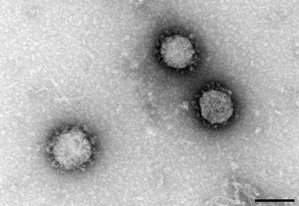
#> input picture 06_Segmentierung/img/SARS_JPG.jpg, 299 x 206 px, shrunk from 850 x 586 before the run
$ jupyter execute --allow-errors 08_Segmentierung.ipynb
#> lines starting #> are read from the running program, lines starting #| are printed output that depends on the picture; after the words box and inside, x2 and y2 are one past the last pixel; in counts of white or black regions, pixels touching at a corner belong together
# Segmentierung
## Segmentierung mit globalem Schwellwert

[cell 1]
import cv2 as cv
from matplotlib import pyplot as plt
import numpy as np
import ipywidgets as widgets
from ipywidgets import interact

[cell 2]
img = cv.imread('./img/SARS_JPG.jpg', cv.IMREAD_GRAYSCALE)
#> img is the input picture: shape (206, 299); min 0, max 255, mean 176.6
plt.figure(figsize=(20,10))
plt.title('Original')
plt.imshow(img, cmap='gray')
plt.show()

[cell 3]
histr = cv.calcHist([img],[0],None,[256],[0,256])
#> histr = 256 values, max 1014 at index 200, min 0 at index 251, mean 240.6
plt.plot(histr)
plt.xlim([0,256])
plt.show()
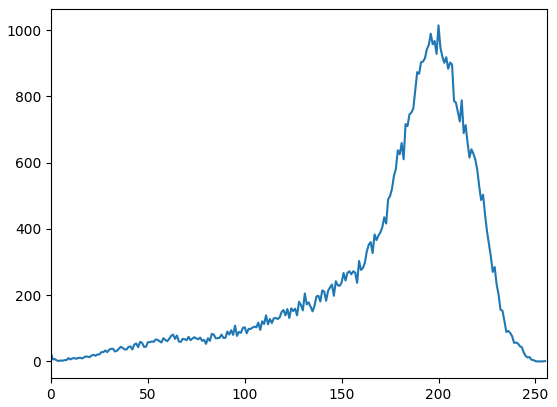
#> figure drawn by matplotlib, 1 panel; curve peaks at x = 200, y = 1014

[cell 4]
# Schwellwert nach Betrachtung des Histogramms gewählt
thresh = 150
h = len(img[0])
#> h = 299
w = len(img)
#> w = 206
dst = np.zeros_like(img)

# iteriere über Bild und wende Threshold an
for x in range(w):
    for y in range(h):
        if img[x,y] > thresh:
            dst[x,y] = 255
        else:
            dst[x,y] = 0
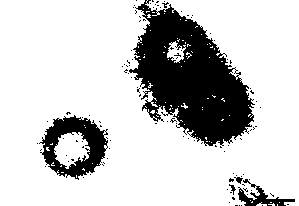
#> dst: shape (206, 299); 79.2% white; 110 black regions (105 under 20 px), largest, box (x1, y1, x2, y2) and area: (129, 0, 255, 146) 9913, (39, 115, 108, 180) 2121, (238, 179, 295, 206) 482, (234, 177, 243, 184) 32, (229, 184, 236, 195) 28

plt.figure(figsize=(20,10))
plt.title('Nach Anwendung des Schwellwerts')
plt.imshow(dst, cmap='gray')
plt.show()

## Aufgabe: Segmentieren Sie folgendes Bild nach seinen Farbwerten

[cell 5]
def histogram(image):
    width = len(image)
    height = len(image[0])

    # Anzahl der Pixel mit jeweiligem Farbwert speichern
    hist_list = [0 for _ in range(256)]
    for width_I in range(width):
        for height_I in range(height):
            value = img[width_I][height_I][0]

            hist_list[value] += 1

    # Prozentualer Anteil der Farbwerte berechnen
    pxSum = width * height
    norm_hist_list = [count / pxSum for count in hist_list]

    return hist_list, norm_hist_list

[cell 6]
img = cv.imread('./img/image001.jpg', -1)
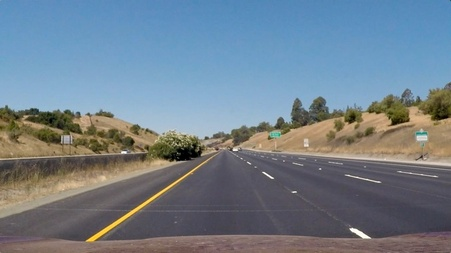
#> input picture 06_Segmentierung/img/image001.jpg, 451 x 253 px, shrunk from 1280 x 720 before the run
#> img is the input picture: shape (253, 451, 3); mean B, G, R 140, 127.8, 113.4
img = cv.cvtColor(img, cv.COLOR_BGR2RGB)
plt.figure(figsize=(20,10))
plt.imshow(img)
plt.show()

# Aufgabe:
# - berechnen Sie die Farbwerte des Bildes
# - lassen Sie sich das Histogramm darstellen
# - entscheiden Sie anhand des Histogramms, wie Sie den Farbraum segmentieren
# - nehmen Sie die Segmentierung vor

img = cv.cvtColor(img, cv.COLOR_RGB2HSV)
#> img: shape (253, 451, 3); mean H, S, V 84.8, 79.7, 152.4

hist, norm_hist = histogram(img)
#> in histogram, `width = len(image)`: width = 253
#> in histogram, `height = len(image[0])`: height = 451
#> after the loop in histogram, `for width_I in range(width):`: hist_list = 256 values, max 29454 at index 104, min 0 at index 47, mean 445.7
#> in histogram, `pxSum = width * height`: pxSum = 114103
#> in histogram, `norm_hist_list = [count / pxSum for count in hist_list]`: norm_hist_list = 256 values, max 0.258 at index 104, min 0 at index 47, mean 0.00391
#> hist has the same summary as hist_list in histogram; norm_hist has the same summary as norm_hist_list in histogram
plt.figure(figsize=(20, 10))
plt.plot(np.arange(0, len(hist)), hist)
plt.show()
#> figure, not shown here; curve peaks at x = 104, y = 29454

thresh1 = 75
thresh2 = 110
thresh3 = 150

for index_x in range(len(img)):
    for index_y in range(len(img[0])):
        value = img[index_x][index_y][0]
        if value <= thresh1:
            img[index_x][index_y][0] = 0
        elif value <= thresh2:
            img[index_x][index_y][0] = 90
        elif value <= thresh3:
            img[index_x][index_y][0] = 180
        else:
            img[index_x][index_y][0] = 255
#> img: shape (253, 451, 3); mean H, S, V 87.6, 79.7, 152.4

plt.figure(figsize=(20,10))
plt.imshow(img)
plt.show()

# Segmentierung mit adaptivem vs. globalem Schwellwert

[cell 7]
img = cv.imread('./img/bp1.jpg', cv.IMREAD_GRAYSCALE)
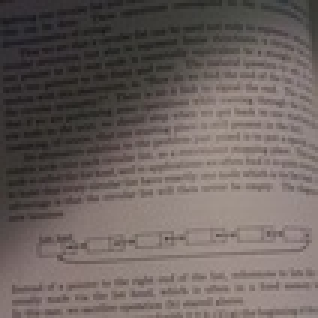
#> input picture 06_Segmentierung/img/bp1.jpg, 106 x 106 px, shrunk from 300 x 300 before the run (shown 3 times larger)
#> img: shape (106, 106); min 25, max 160, mean 100.3
plt.figure(figsize=(20,5))
plt.subplot(1,2,1)
plt.imshow(img, cmap='gray')
plt.subplot(1,2,2)
histr = cv.calcHist([img],[0],None,[256],[0,256])
#> histr = 256 values, max 193 at index 146, min 0 at index 0, mean 43.89
plt.plot(histr)
plt.xlim([0,256])
plt.show()
#> figure, not shown here; panel 2: curve peaks at x = 146, y = 193

## Aufgabe: Wenden Sie den adaptiven Schwellwert an. Welche Unterschiede ergeben sich?

[cell 8]
threshold = 90
# wende globalen Schwellwert an und setze alle Pixelwerte > threshold auf 255
ret, thresh_glob = cv.threshold(img, threshold, 255, cv.THRESH_BINARY)
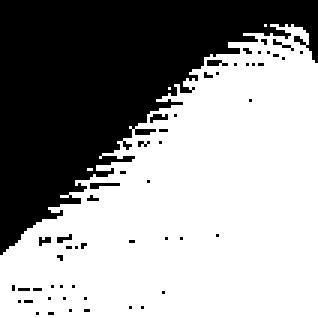
#> thresh_glob: shape (106, 106) (shown 3 times larger); 60.7% white; 54 black regions (53 under 20 px), largest, box (x1, y1, x2, y2) and area: (0, 0, 106, 85) 4272
#> ret = 90

# Nutzen Sie den adaptiven Schwellwert (Mittelwert und Gauß)

[cell 9]
# weiteres Beispiel: Anwendung zur Zellanalyse
img = cv.imread('./img/SARS_JPG.jpg', cv.IMREAD_GRAYSCALE); plt.figure(figsize=(20,10)); plt.title('Original'); plt.imshow(img, cmap='gray'); plt.show()

# Anwendung adapt. Schwellwert
thresh_ada_gauss = cv.adaptiveThreshold(img, 255, cv.ADAPTIVE_THRESH_GAUSSIAN_C,
                                          cv.THRESH_BINARY, 141, 21)
#> thresh_ada_gauss: shape (206, 299); 88.1% white; 205 black regions (197 under 20 px), largest, box (x1, y1, x2, y2) and area: (143, 15, 248, 139) 4311, (37, 116, 108, 180) 2032, (250, 184, 295, 206) 269

plt.figure(figsize=(20,10)); plt.title('Adaptiver Schwellwert'); plt.imshow(thresh_ada_gauss, cmap='gray'); plt.show()

kernel_9 = np.ones((3, 3), 'uint8')
kernel_5 = np.array([[0,1,0],[1,1,1],[0,1,0]], 'uint8')
morph_img = cv.morphologyEx(thresh_ada_gauss, cv.MORPH_CLOSE, kernel_9, iterations=2)
#> morph_img: shape (206, 299); 91.4% white; 6 black regions (2 under 20 px), largest, box (x1, y1, x2, y2) and area: (148, 20, 246, 135) 3555, (43, 118, 104, 171) 1232, (43, 151, 83, 177) 387, (239, 192, 247, 201) 61
morph_img = cv.morphologyEx(morph_img, cv.MORPH_OPEN, kernel_5, iterations=15)
#> morph_img: shape (206, 299); 89.1% white; 4 black regions, box (x1, y1, x2, y2) and area: (148, 20, 246, 135) 4552, (43, 118, 104, 177) 2038, (239, 192, 253, 206) 103, (276, 203, 286, 206) 24
inv_image = cv.bitwise_not(morph_img)

plt.figure(figsize=(20,10)); plt.title('Nach Anwendung morph. Operationen'); plt.imshow(inv_image, cmap='gray'); plt.show()


# Anwendung Blob-Erkennung
blank=np.zeros((1,1))
params = cv.SimpleBlobDetector_Params()
params.filterByArea = True
params.minArea = 20
params.filterByCircularity = False
params.minCircularity = 0.3
detector = cv.SimpleBlobDetector_create(params)
keypoints = detector.detect(morph_img)
#> keypoints = ()
print(keypoints)
blobs = cv.drawKeypoints(morph_img,keypoints,blank,(0,255,255),cv.DRAW_MATCHES_FLAGS_DEFAULT)
#> blobs: shape (206, 299, 3); 89.1% white; 4 black regions

#plt.figure(figsize=(20,10)); plt.title('Nach Blob-Erkennung'); plt.imshow(blobs); plt.show()
# funktioniert nicht

# finde Konturen
contours, hierarchy=cv.findContours(inv_image,cv.RETR_EXTERNAL,cv.CHAIN_APPROX_NONE)
#> contours = 4 contours, 1 with area under 20; largest, box (x1, y1, x2, y2) and area: (148, 20, 246, 135) 5476, (43, 118, 104, 177) 2730, (239, 192, 253, 206) 84
cont = cv.cvtColor(morph_img, cv.COLOR_GRAY2RGB)
cont = cv.drawContours(cont, contours, contourIdx=-1, color=(0,255,0), thickness=2, lineType=cv.LINE_AA, hierarchy=hierarchy)
#> cont: shape (206, 299, 3); mean B, G, R 223.5, 232.8, 223.5
plt.figure(figsize=(20,10)); plt.title('Nach Konturen-Erkennung'); plt.imshow(cont); plt.show()

## Regionsbasierte Segmentierung

[cell 10]
img = cv.imread('./img/image001.jpg', -1)
img = cv.cvtColor(img, cv.COLOR_BGR2RGB)
# wandle Bild in float um, um höhere Genauigkeit = mehr Farbabstufungen zu erhalten
img_float = np.array(img * 1./255, dtype=np.float32)
img_hsv = cv.cvtColor(img_float, cv.COLOR_RGB2HSV)
#> img_hsv: shape (253, 451, 3) float32; mean H, S, V 169.5, 0.3, 0.6
img_hue = img_hsv[:,:,0]
img_hue = cv.imread('./img/raw_gray.png', cv.IMREAD_GRAYSCALE)

plt.figure(figsize=(20,10))
#> (the rest of this cell did not finish here and is left out)

[cell 11]
def check_neighborhood(img, init_pt, checked, out, threshold = 1, segment_id = 1):
    global iter
    iter+=1

    w = len(img[0])
    h = len(img)

    # output image (0: does not belong to segment with init_pt, 1: does belong)
    checked[init_pt[0], init_pt[1]] = 1
    out[init_pt[0], init_pt[1]] = segment_id

    #direction = [[-1,-1],[-1,0],[-1,1],[0,-1],[0,1],[1,-1],[1,0],[1,1]]
    direction = [[-1,0],[0,-1],[0,1],[1,0]]
    neighbors = direction+np.array(init_pt)
    # beschränke die x-Koordinate auf gültige Werte [0..w-1] und y entsprechend auf [0..h-1]
    neighbors[:,0] = np.clip(neighbors[:,0], 0, h-1)
    neighbors[:,1] = np.clip(neighbors[:,1], 0, w-1)

    for nb in neighbors:
        # gehört Nachbar noch zu keinem Segment (Ausgang = 0)
        if(out[nb[0],nb[1]] == 0):
            # ist Pixeldifferenz zur Segmentfarbe < Schwellwert?
            # falls ja: setze img[x,y] = 1
            # Konvertierung von uint in int aufgrund Datenverlust
            if(np.abs(int(img[nb[0], nb[1]]) - int(img[init_pt[0], init_pt[1]])) < threshold):
                out[nb[0], nb[1]] = segment_id
                filename = './img/out/reg_' + str(iter) + '.bmp'
                cv.imwrite(filename, out)

                # sofern Nachbarschaft des Nachbarn noch nicht geprüft wurde, ruf Prüfung rekursiv auf
                if(checked[nb[0],nb[1]] == 0):
                    checked, out = check_neighborhood(img, nb, checked, out, threshold, segment_id)

    return checked, out

# initialisiere Startpunkte (hier manuell)
seed = np.zeros_like(img_hue)
# [5 lines of commented-out code are left out]
#> (the rest of this cell did not finish here and is left out)

# Konturen

[cell 12]
img = cv.imread('./img/segment003.jpg', cv.IMREAD_GRAYSCALE)
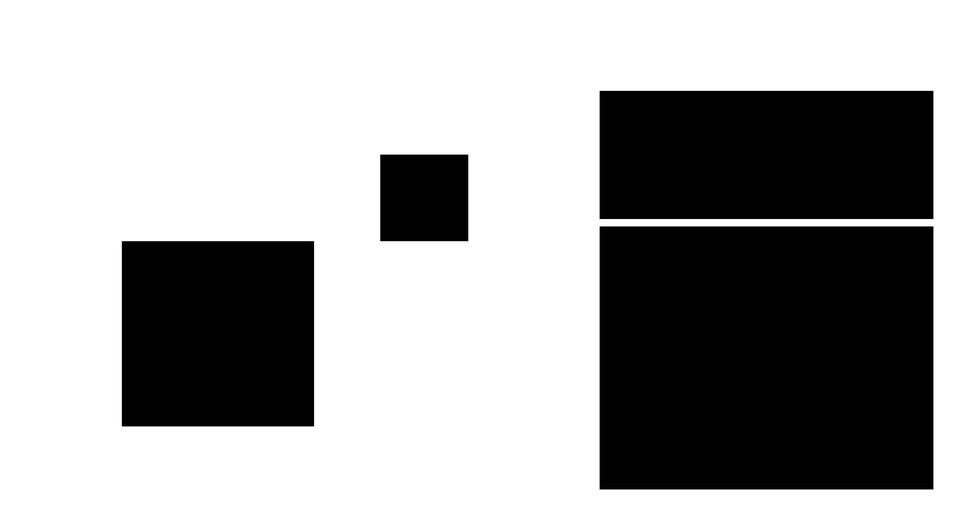
#> input picture 06_Segmentierung/img/segment003.jpg, 963 x 512 px, shrunk from 2735 x 1454 before the run
#> img is the input picture: shape (512, 963); min 0, max 255, mean 165.1
plt.figure(figsize=(20,10))
plt.subplot(1,3,1); plt.title('Original'); plt.imshow(img, cmap='gray')

# Kantenerkennung
edges = cv.Canny(img, 30, 200)
#> edges: shape (512, 963); 0.65% white in thin lines or dots, all inside (x1, y1, x2, y2) = (121, 90, 934, 490)
plt.subplot(1,3,2); plt.title('Kanten'); plt.imshow(edges, cmap='gray')

# Konturenerkennung
contours, hierarchy=cv.findContours(edges,cv.RETR_EXTERNAL,cv.CHAIN_APPROX_NONE)
#> contours = 4 contours; box (x1, y1, x2, y2) and area: (599, 226, 934, 490) 87842, (599, 90, 934, 220) 43080, (121, 241, 315, 427) 35700, (380, 154, 469, 242) 7654
cont = cv.cvtColor(edges, cv.COLOR_GRAY2RGB)
cont = cv.drawContours(cont, contours, contourIdx=-1, color=(0,255,0), thickness=2, lineType=cv.LINE_AA, hierarchy=hierarchy)
#> cont: shape (512, 963, 3); mean B, G, R 0, 6, 0
plt.subplot(1,3,3); plt.title('Nach Konturen-Erkennung'); plt.imshow(cont); plt.show()

[cell 13]
img = cv.imread('./img/segment004.jpg', cv.IMREAD_GRAYSCALE)
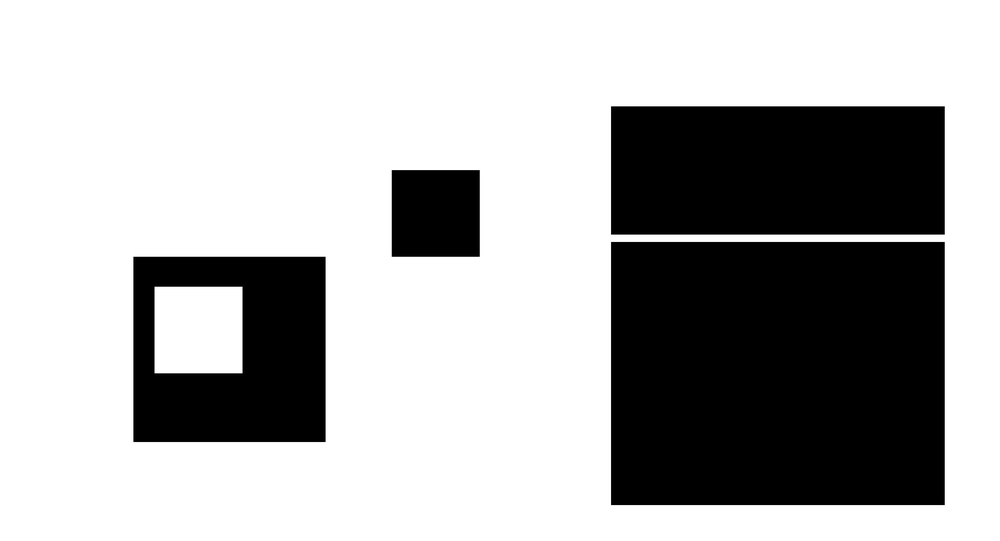
#> input picture 06_Segmentierung/img/segment004.jpg, 1000 x 541 px, shrunk from 2841 x 1536 before the run
#> img is the input picture: shape (541, 1000); min 0, max 255, mean 176.7
plt.figure(figsize=(20,10))
plt.subplot(1,3,1); plt.title('Original'); plt.imshow(img, cmap='gray')

# Kantenerkennung
edges = cv.Canny(img, 30, 200)
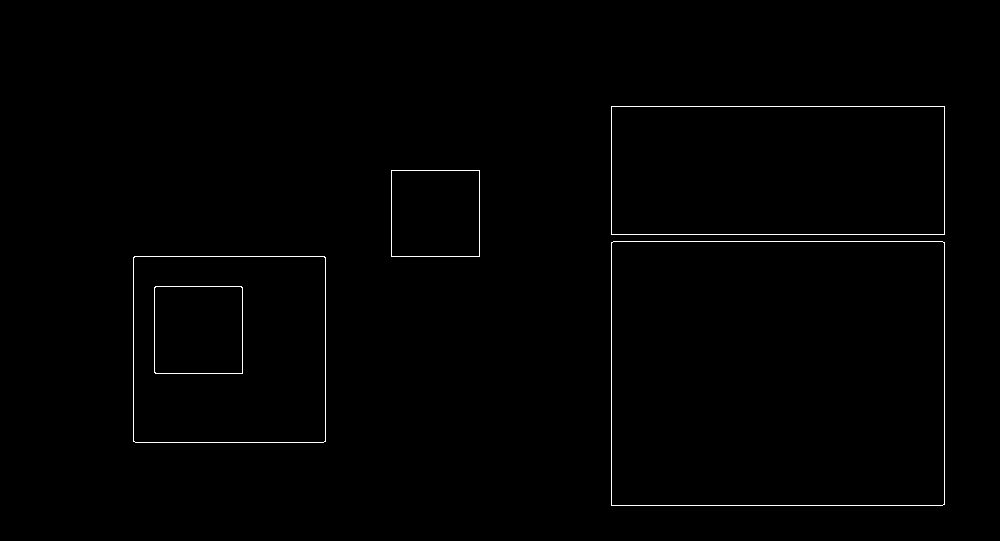
#> edges: shape (541, 1000); 0.66% white in thin lines or dots, all inside (x1, y1, x2, y2) = (133, 106, 945, 506)
plt.subplot(1,3,2); plt.title('Kanten'); plt.imshow(edges, cmap='gray')

# Konturenerkennung
contours, hierarchy=cv.findContours(edges,cv.RETR_EXTERNAL,cv.CHAIN_APPROX_NONE)
#> contours = 4 contours; box (x1, y1, x2, y2) and area: (611, 241, 945, 506) 87908, (611, 106, 945, 235) 42624, (133, 256, 326, 443) 35708, (391, 170, 480, 257) 7568
cont = cv.cvtColor(edges, cv.COLOR_GRAY2RGB)
cont = cv.drawContours(cont, contours, contourIdx=-1, color=(0,255,0), thickness=2, lineType=cv.LINE_AA, hierarchy=hierarchy)
plt.subplot(1,3,3); plt.title('Nach Konturen-Erkennung'); plt.imshow(cont); plt.show()

In dieser Form von findContours werden ausschließlich die äußeren Konturen betrachtet. Dies lässt sich durch die Einstellung des Retrieve-Modes einstellen:
- RETR_EXTERNAL: nur äußere Kanten (unter Berücksichtigung der Hierarchie der Objekte)
- RETR_LIST: alle Konturen ohne Betrachtung der Hierarchie

[cell 14]
img = cv.imread('./img/segment004.jpg', cv.IMREAD_GRAYSCALE)
plt.figure(figsize=(20,10))
plt.subplot(1,3,1); plt.title('Original'); plt.imshow(img, cmap='gray')

# Kantenerkennung
edges = cv.Canny(img, 30, 200)
plt.subplot(1,3,2); plt.title('Kanten'); plt.imshow(edges, cmap='gray')

# Konturenerkennung
contours, hierarchy=cv.findContours(edges,cv.RETR_LIST,cv.CHAIN_APPROX_NONE)
#> contours = 10 contours; largest, box (x1, y1, x2, y2) and area: (611, 241, 945, 506) 87908, (611, 241, 945, 506) 87906, (611, 106, 945, 235) 42624, (611, 106, 945, 235) 42622, (133, 256, 326, 443) 35708
cont = cv.cvtColor(edges, cv.COLOR_GRAY2RGB)
cont = cv.drawContours(cont, contours, contourIdx=-1, color=(0,255,0), thickness=2, lineType=cv.LINE_AA, hierarchy=hierarchy)
plt.subplot(1,3,3); plt.title('Nach Konturen-Erkennung'); plt.imshow(cont); plt.show()

## Erkenne Templates mithilfe von Konturen

[cell 15]
template = cv.imread('./img/segment_stern.jpg', cv.IMREAD_GRAYSCALE)
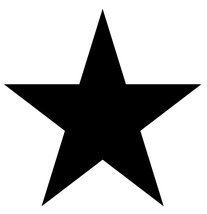
#> input picture 06_Segmentierung/img/segment_stern.jpg, 207 x 214 px, shrunk from 589 x 609 before the run
#> template is the input picture: shape (214, 207); min 0, max 255, mean 181.8
target = cv.imread('./img/segment005.jpg', cv.IMREAD_GRAYSCALE)

# wende Threshold an, falls Bilder bisher nicht binär (Schwarz-Weiß)
ret, thresh_temp = cv.threshold(template, 127,255,0)
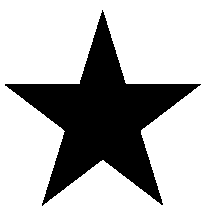
#> thresh_temp: shape (214, 207); 71.2% white; 1 black region
ret, thresh_target = cv.threshold(target, 127,255,0)

# erkenne Konturen im Template
contours, hierachy = cv.findContours(thresh_temp, cv.RETR_CCOMP, cv.CHAIN_APPROX_SIMPLE)
#> contours = 2 contours; box (x1, y1, x2, y2) and area: (0, 0, 207, 214) 43878, (4, 9, 202, 207) 13100
# sortiere Konturen nach Größe und verwende die zweit-größte Kontur (erst-größte wäre der Bildrahmen)
sorted_contours = sorted(contours, key=cv.contourArea, reverse=True)
#> sorted_contours has the same summary as contours
template_contour = sorted_contours[1]
#> template_contour = contour of 307 points, box (x1, y1, x2, y2) (4, 9, 202, 207), area 13100

# erkenne Konturen im Bild
contours, hierachy = cv.findContours(target, cv.RETR_CCOMP, cv.CHAIN_APPROX_SIMPLE)
#> contours = []
# iteriere über Konturen und vergleiche sie mit der Template-Kontur
closest_match = 0.25
closest_contour = []
for c in contours:
    match = cv.matchShapes(template_contour, c, 1, 0.0)
    if match < closest_match:
        #print('Übereinstimmung mit ', match)
        closest_contour = c
        closest_match = match
#> this loop made 0 passes
#> after the loop, closest_contour = []; closest_match = 0.25

#> (the rest of this cell did not finish here and is left out)
